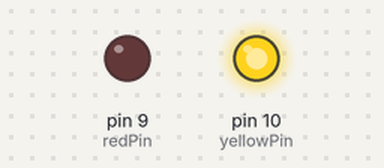
The sketch below on a simulated Arduino Uno, built with avr-gcc and run on an emulated ATmega328P. On the bench: output pins drawn as LEDs (lit = HIGH).

Above: at 0.5 s.
At 10.5 s:
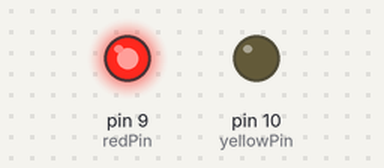
At 19.5 s:
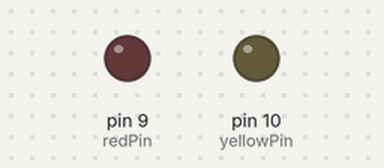
Timing chart, 0 to 20.8 s (numbered marks = the images above):
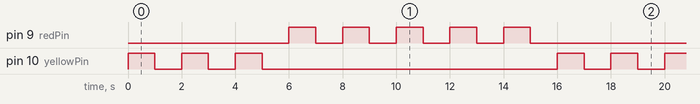

The sketch:

led_blinks_using_for_loop1.ino
```cpp
//using for loop blink the leds no of times.
int redPin=9;//red led connected to pin9.
int yellowPin=10;//yellow led connected to pin 10
void setup()
{
  pinMode(redPin, OUTPUT);
  pinMode(yellowPin,OUTPUT);
}

void loop()
{
  //three times blink the yellow led.
  for(int i=0;i<3;i++){
  digitalWrite(yellowPin, HIGH);
  delay(1000); // Wait for 1000 millisecond(s)
  digitalWrite(yellowPin, LOW);
  delay(1000); // Wait for 1000 millisecond(s)
  }
  //five times blink the red led.
  for(int i=0;i<5;i++){
  digitalWrite(redPin, HIGH);
  delay(1000); // Wait for 1000 millisecond(s)
  digitalWrite(redPin, LOW);
  delay(1000); // Wait for 1000 millisecond(s)
  }
}
```

Measured:
- by itself, pin 9 (redPin): repeats every 16.0 s: 4 × (LOW 1.0 s, HIGH 1.0 s), LOW 7.0 s, HIGH 1.0 s
- by itself, pin 10 (yellowPin): repeats every 16.0 s: 2 × (LOW 1.0 s, HIGH 1.0 s), LOW 11.0 s, HIGH 1.0 s
- by itself, everything shown: repeats every 16.0 s, in 16 steps
